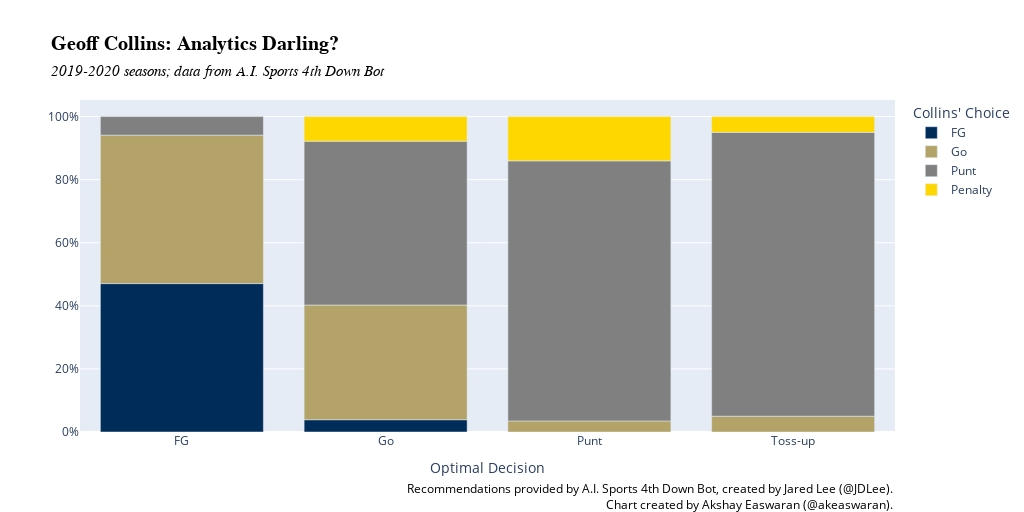

Here is the notebook cell this chart was saved with:
### Code cell
import plotly.express as px

def make_plotly_decision_chart(df, title, subtitle, legend_title):
    base_df = df.groupby("recommendation").choice.value_counts(normalize=True).reset_index(name='count')
    fig = px.bar(base_df, x="recommendation", y="count", color="choice", title=title, color_discrete_map={
        "Go" : "#b3a369",
        "Punt" : "gray",
        "FG" : "#002c59",
        "Penalty" : "gold"
    }, labels=dict(recommendation="Optimal Decision", count="", choice=legend_title))
    fig.add_annotation(dict(xref='paper',
                            yref='paper',
                            x=1.0, y=-0.25,
                            showarrow=False,
                            align="right",
                            text ='<span style="color:#000;">Recommendations provided by A.I. Sports 4th Down Bot, created by Jared Lee (<a href="https://twitter.com/JDLee">@JDLee</a>).</span><br><span style="color:#000;">Chart created by Akshay Easwaran (<a href="https://twitter.com/akeaswaran">@akeaswaran</a>).</span>'
                           )
                      )
    fig.update_layout(width=1024,
                      height=512,
                    title=dict(
                        text=f'<b>{title}</b><br><i style="font-size:15px;">{subtitle}</i>',
                        font=dict(
                            family="Arial",
                            size=20,
                            color='#000000'
                        )
                    ),
                     yaxis=dict(tickformat=".0%"))
    fig.show()
    
make_plotly_decision_chart(decisions[(decisions.pos_team == "Georgia Tech") & (decisions.season >= 2019)],"Geoff Collins: Analytics Darling?","2019-2020 seasons; data from A.I. Sports 4th Down Bot",'Collins\' Choice')

### Figure 1 — Plotly figure (JSON) as saved in the notebook; plotly's stock layout.template omitted (floating-point values rounded to 4 significant figures)
{"data": [{"alignmentgroup": "True", "hovertemplate": "Collins' Choice=FG<br>Optimal Decision=%{x}<br>=%{y}<extra></extra>", "legendgroup": "FG", "marker": {"color": "#002c59"}, "name": "FG", "offsetgroup": "FG", "orientation": "v", "showlegend": true, "textposition": "auto", "type": "bar", "x": ["FG", "Go"], "xaxis": "x", "y": [0.4706, 0.03896], "yaxis": "y"}, {"alignmentgroup": "True", "hovertemplate": "Collins' Choice=Go<br>Optimal Decision=%{x}<br>=%{y}<extra></extra>", "legendgroup": "Go", "marker": {"color": "#b3a369"}, "name": "Go", "offsetgroup": "Go", "orientation": "v", "showlegend": true, "textposition": "auto", "type": "bar", "x": ["FG", "Go", "Punt", "Toss-up"], "xaxis": "x", "y": [0.4706, 0.3636, 0.03509, 0.05], "yaxis": "y"}, {"alignmentgroup": "True", "hovertemplate": "Collins' Choice=Punt<br>Optimal Decision=%{x}<br>=%{y}<extra></extra>", "legendgroup": "Punt", "marker": {"color": "gray"}, "name": "Punt", "offsetgroup": "Punt", "orientation": "v", "showlegend": true, "textposition": "auto", "type": "bar", "x": ["FG", "Go", "Punt", "Toss-up"], "xaxis": "x", "y": [0.05882, 0.5195, 0.8246, 0.9], "yaxis": "y"}, {"alignmentgroup": "True", "hovertemplate": "Collins' Choice=Penalty<br>Optimal Decision=%{x}<br>=%{y}<extra></extra>", "legendgroup": "Penalty", "marker": {"color": "gold"}, "name": "Penalty", "offsetgroup": "Penalty", "orientation": "v", "showlegend": true, "textposition": "auto", "type": "bar", "x": ["Go", "Punt", "Toss-up"], "xaxis": "x", "y": [0.07792, 0.1404, 0.05], "yaxis": "y"}], "layout": {"annotations": [{"align": "right", "showarrow": false, "text": "<span style=\"color:#000;\">Recommendations provided by A.I. Sports 4th Down Bot, created by Jared Lee (<a href=\"https://twitter.com/JDLee\">@JDLee</a>).</span><br><span style=\"color:#000;\">Chart created by Akshay Easwaran (<a href=\"https://twitter.com/akeaswaran\">@akeaswaran</a>).</span>", "x": 1, "xref": "paper", "y": -0.25, "yref": "paper"}], "barmode": "relative", "height": 512, "legend": {"title": {"text": "Collins' Choice"}, "tracegroupgap": 0}, "title": {"font": {"color": "#000000", "family": "Arial", "size": 20}, "text": "<b>Geoff Collins: Analytics Darling?</b><br><i style=\"font-size:15px;\">2019-2020 seasons; data from A.I. Sports 4th Down Bot</i>"}, "width": 1024, "xaxis": {"anchor": "y", "domain": [0, 1], "title": {"text": "Optimal Decision"}}, "yaxis": {"anchor": "x", "domain": [0, 1], "tickformat": ".0%", "title": {"text": ""}}}}
